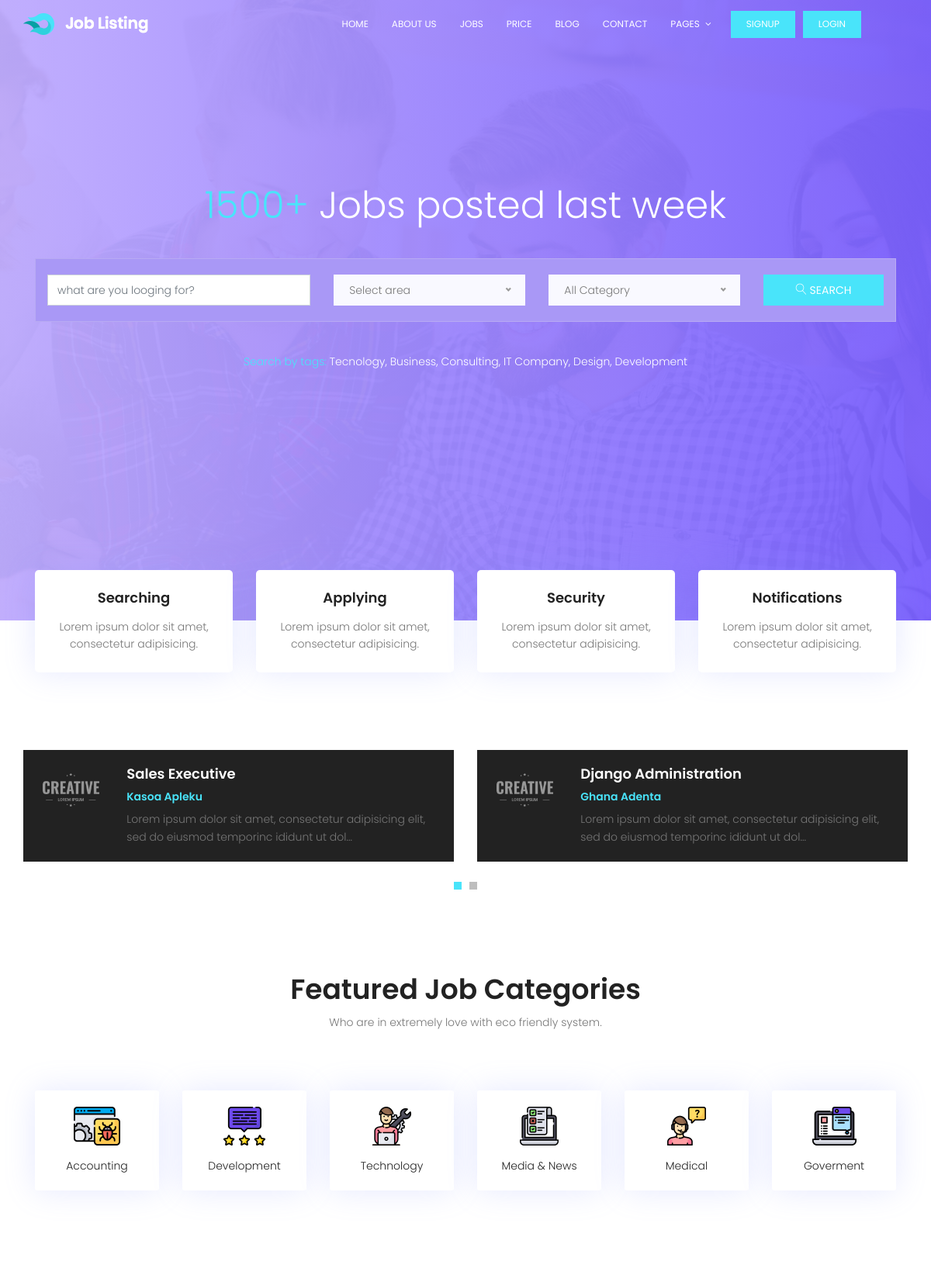
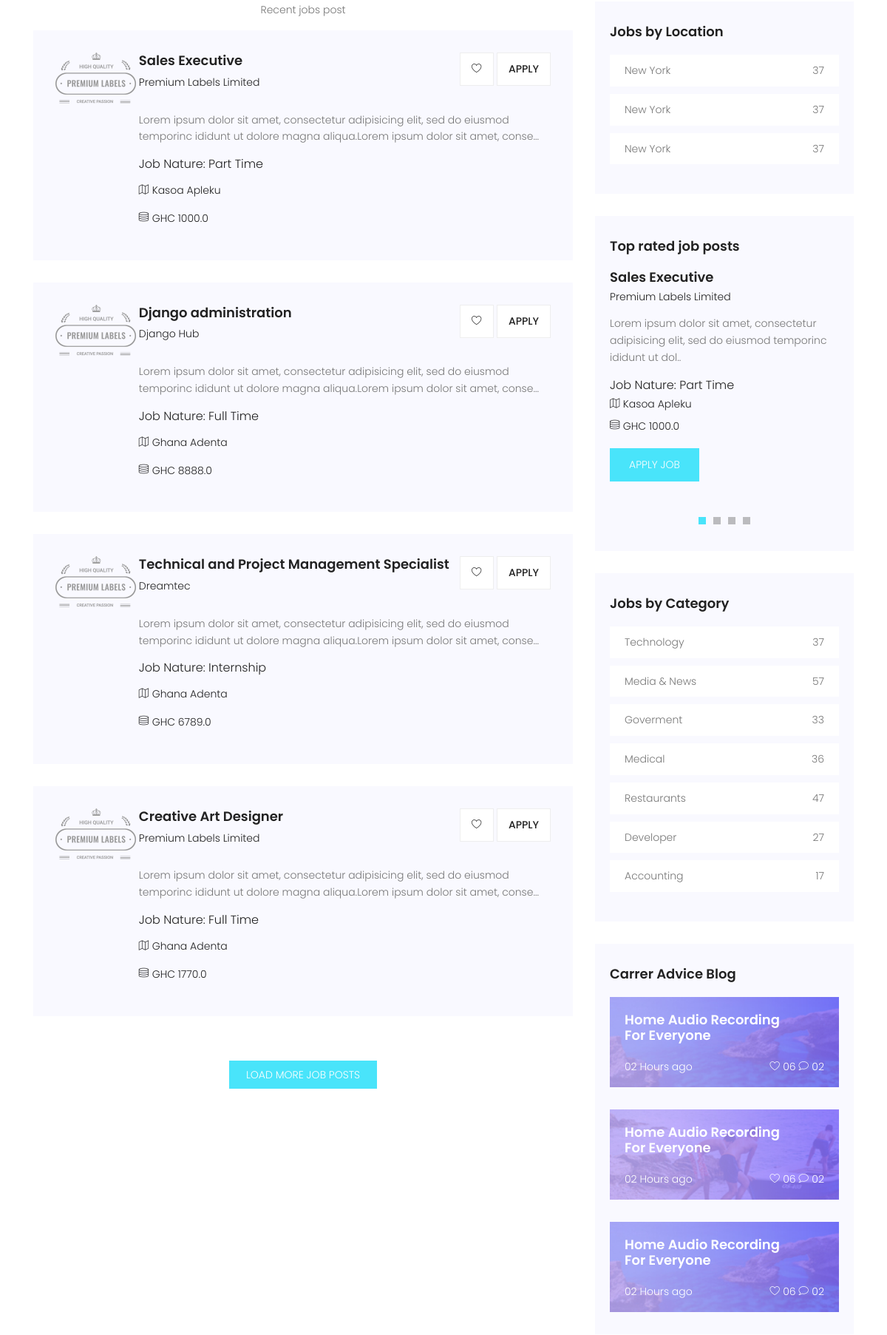
The page / (upper part) on the database its author committed (2 pictures, top to bottom).
### portal/models.py (models this page shows, shortened)
class Job(models.Model):
    company_name = models.CharField(max_length=200)
    job_title = models.CharField(max_length=200)
    company_email = models.EmailField(blank=True, null=True)
    thumbnail = models.ImageField(upload_to='jobs_img', blank=True, null=True)
    category = models.CharField(max_length=200)
    job_type = models.CharField(max_length=20, choices=_job_Type, default=1)
    description = RichTextField()
    location = models.CharField(max_length=150)
    salary = models.FloatField(blank=True, null=True)
    application_url = models.URLField(blank=True, null=True)
    slug = models.SlugField(blank=True, null=True)
    created = models.DateTimeField(auto_now_add=True)
    featured = models.BooleanField(default=False)
    approved = models.BooleanField(default=True)
    class Meta:
        ordering = ['-created']

### portal/views.py (the view)
# urls.py: path('', homePage, name="home"),
def homePage(request):
    jobs = Job.objects.filter(approved=True).order_by('-created')
    context = {
        'jobs': jobs
    }
    return render(request, 'portal/index.html', context)

### templates/portal/index.html (shortened to what this page needs)
{% extends 'base.html' %}
{% load static %}
{% block content %}
			<section class="banner-area relative" id="home">
				<div class="container">
					<div class="row fullscreen d-flex align-items-center justify-content-center">
						<div class="banner-content col-lg-12">
							<h1 class="text-white">
								<span>1500+</span> Jobs posted last week
							</h1>
							<form action="search.html" class="serach-form-area">
								<div class="row justify-content-center form-wrap">
									<div class="col-lg-4 form-cols">
										<input type="text" class="form-control" name="search" placeholder="what are you looging for?">
									</div>
									<div class="col-lg-3 form-cols">
										<div class="default-select" id="default-selects">
										</div>
									</div>
									<div class="col-lg-3 form-cols">
										<div class="default-select" id="default-selects2">
										</div>
									</div>
									<div class="col-lg-2 form-cols">
									    <button type="button" class="btn btn-info">
									      <span class="lnr lnr-magnifier"></span> Search
									    </button>
									</div>
								</div>
							</form>
							<p class="text-white"> <span>Search by tags:</span> Tecnology, Business, Consulting, IT Company, Design, Development</p>
						</div>
					</div>
				</div>
			</section>
			<section class="features-area">
				<div class="container">
					<div class="row">
						<div class="col-lg-3 col-md-6">
							<div class="single-feature">
								<h4>Searching</h4>
								<p>
									Lorem ipsum dolor sit amet, consectetur adipisicing.
								</p>
							</div>
						</div>
						<div class="col-lg-3 col-md-6">
							<div class="single-feature">
								<h4>Applying</h4>
								<p>
									Lorem ipsum dolor sit amet, consectetur adipisicing.
								</p>
							</div>
						</div>
						<div class="col-lg-3 col-md-6">
							<div class="single-feature">
								<h4>Security</h4>
								<p>
									Lorem ipsum dolor sit amet, consectetur adipisicing.
								</p>
							</div>
						</div>
						<div class="col-lg-3 col-md-6">
							<div class="single-feature">
								<h4>Notifications</h4>
								<p>
									Lorem ipsum dolor sit amet, consectetur adipisicing.
								</p>
							</div>
						</div>
					</div>
				</div>
			</section>
			<section class="popular-post-area pt-100">
				<div class="container">
					<div class="row align-items-center">
						<div class="active-popular-post-carusel">
							{% for job in jobs %}
							{% if job.featured == True %}
							<div class="single-popular-post d-flex flex-row">
								<div class="thumb">
									<img class="img-fluid" src="{% static 'img/p1.png' %}" alt="">
								</div>
								<div class="details">
									<a href="{% url 'detail' job.slug %}"><h4>{{job.job_title|title}}</h4></a>
									<h6>{{job.location}}</h6>
									<p>
									{{job.description|slice:":100"|safe}}...
									</p>
								</div>
							</div>
							{% endif %}
							{% endfor %}
						</div>
					</div>
				</div>
			</section>
			<section class="feature-cat-area pt-100" id="category">
				<div class="container">
					<div class="row d-flex justify-content-center">
						<div class="menu-content pb-60 col-lg-10">
							<div class="title text-center">
								<h1 class="mb-10">Featured Job Categories</h1>
								<p>Who are in extremely love with eco friendly system.</p>
							</div>
						</div>
					</div>
					<div class="row">
						<div class="col-lg-2 col-md-4 col-sm-6">
							<div class="single-fcat">
								<a href="category.html">
									<img src="{% static 'img/o1.png' %}" alt="">
								</a>
								<p>Accounting</p>
							</div>
						</div>
						<div class="col-lg-2 col-md-4 col-sm-6">
							<div class="single-fcat">
								<a href="category.html">
									<img src="{% static 'img/o2.png' %}" alt="">
								</a>
								<p>Development</p>
							</div>
						</div>
						<div class="col-lg-2 col-md-4 col-sm-6">
							<div class="single-fcat">
								<a href="category.html">
									<img src="{% static 'img/o3.png' %}" alt="">
								</a>
								<p>Technology</p>
							</div>
						</div>
						<div class="col-lg-2 col-md-4 col-sm-6">
							<div class="single-fcat">
								<a href="category.html">
									<img src="{% static 'img/o4.png' %}" alt="">
								</a>
								<p>Media & News</p>
							</div>
						</div>
						<div class="col-lg-2 col-md-4 col-sm-6">
							<div class="single-fcat">
								<a href="category.html">
									<img src="{% static 'img/o5.png' %}" alt="">
								</a>
								<p>Medical</p>
							</div>
						</div>
						<div class="col-lg-2 col-md-4 col-sm-6">
							<div class="single-fcat">
								<a href="category.html">
									<img src="{% static 'img/o6.png' %}" alt="">
								</a>
								<p>Goverment</p>
							</div>
						</div>
					</div>
				</div>
			</section>
			<section class="post-area section-gap">
				<div class="container">
					<div class="row justify-content-center d-flex">
						<div class="col-lg-8 post-list">
							<p class="text-center">Recent jobs post</p>
							{% for job in jobs|slice:":6" %}
							<div class="single-post d-flex flex-row">
								<div class="thumb">
									<img src="{% static 'img/post.png' %}" alt="">
								</div>
								<div class="details">
									<div class="title d-flex flex-row justify-content-between">
										<div class="titles">
											<a href="{% url 'detail' job.slug %}"><h4>{{job.job_title}}</h4></a>
											<h6>{{job.company_name}}</h6>
										</div>
										<ul class="btns">
											<li><a href="{% url 'detail' job.slug %}"><span class="lnr lnr-heart"></span></a></li>
											<li><a href="{% url 'detail' job.slug %}">Apply</a></li>
										</ul>
									</div>
									<p>
									{{job.description|slice:":150"|safe}}...
									</p>
									<h5>Job Nature: {{job.job_type}}</h5>
									<p class="address"><span class="lnr lnr-map"></span> {{job.location}}</p>
									{% if job.salary %}
									<p class="address"><span class="lnr lnr-database"></span> GHC {{job.salary}}</p>
									{% endif %}
								</div>
							</div>
							{% endfor %}
							<a class="text-uppercase loadmore-btn mx-auto d-block" href="category.html">Load More job Posts</a>
						</div>
						<div class="col-lg-4 sidebar">
							<div class="single-slidebar">
								<h4>Jobs by Location</h4>
								<ul class="cat-list">
									<li><a class="justify-content-between d-flex" href="category.html"><p>New York</p><span>37</span></a></li>
									<li><a class="justify-content-between d-flex" href="category.html"><p>New York</p><span>37</span></a></li>
									<li><a class="justify-content-between d-flex" href="category.html"><p>New York</p><span>37</span></a></li>
								</ul>
							</div>
							<div class="single-slidebar">
								<h4>Top rated job posts</h4>
								<div class="active-relatedjob-carusel">
								{% for job in jobs|slice:":4" %}
									<div class="single-rated">
										<a href="{% url 'detail' job.slug %}"><h4>{{job.job_title|title}}</h4></a>
										<h6>{{job.company_name|title}}</h6>
										<p>
										{{job.description|slice:":100"|safe}}..
										</p>
										<h5>Job Nature: {{job.job_type}}</h5>
										<p class="address"><span class="lnr lnr-map"></span> {{job.location}}</p>
										{% if job.salary %}
										<p class="address"><span class="lnr lnr-database"></span> GHC {{job.salary}}</p>
										{% endif %}
										<a href="{% url 'detail' job.slug %}" class="btns text-uppercase">Apply job</a>
									</div>
								{% endfor %}
								</div>
							</div>
							<div class="single-slidebar">
								<h4>Jobs by Category</h4>
								<ul class="cat-list">
									<li><a class="justify-content-between d-flex" href="category.html"><p>Technology</p><span>37</span></a></li>
									<li><a class="justify-content-between d-flex" href="category.html"><p>Media & News</p><span>57</span></a></li>
									<li><a class="justify-content-between d-flex" href="category.html"><p>Goverment</p><span>33</span></a></li>
									<li><a class="justify-content-between d-flex" href="category.html"><p>Medical</p><span>36</span></a></li>
									<li><a class="justify-content-between d-flex" href="category.html"><p>Restaurants</p><span>47</span></a></li>
									<li><a class="justify-content-between d-flex" href="category.html"><p>Developer</p><span>27</span></a></li>
									<li><a class="justify-content-between d-flex" href="category.html"><p>Accounting</p><span>17</span></a></li>
								</ul>
							</div>
							<div class="single-slidebar">
								<h4>Carrer Advice Blog</h4>
								<div class="blog-list">
									<div class="single-blog " style="background:#000 url({% static 'img/blog1.jpg' %});">
										<a href="single.html"><h4>Home Audio Recording <br>
										For Everyone</h4></a>
										<div class="meta justify-content-between d-flex">
											<p>
												02 Hours ago
											</p>
											<p>
												<span class="lnr lnr-heart"></span>
												06
												 <span class="lnr lnr-bubble"></span>
												02
											</p>
										</div>
									</div>
									<div class="single-blog " style="background:#000 url(img/blog2.jpg);">
										<a href="single.html"><h4>Home Audio Recording <br>
										For Everyone</h4></a>
										<div class="meta justify-content-between d-flex">
											<p>
												02 Hours ago
											</p>
											<p>
												<span class="lnr lnr-heart"></span>
												06
												 <span class="lnr lnr-bubble"></span>
												02
											</p>
										</div>
									</div>
									<div class="single-blog " style="background:#000 url({% static 'img/blog1.jpg' %});">
										<a href="single.html"><h4>Home Audio Recording <br>
										For Everyone</h4></a>
										<div class="meta justify-content-between d-flex">
											<p>
												02 Hours ago
											</p>
											<p>
												<span class="lnr lnr-heart"></span>
												06
												 <span class="lnr lnr-bubble"></span>
												02
											</p>
										</div>
									</div>
								</div>
							</div>
						</div>
					</div>
				</div>
			</section>
{% endblock content %}

### rows shown on the page
Job: featured True (drawn), job_title "Sales Executive", location "Kasoa Apleku", description "Lorem ipsum dolor sit amet, consectetur adipisicing elit, sed do eiusmod temporinc ididunt ut dol", company_name "Premium Labels Limited", description "Lorem ipsum dolor sit amet, consectetur adipisicing elit, sed do eiusmod temporinc ididunt ut dolore magna aliqua.Lorem ipsum dolor sit amet, conse", job_type "Part Time", salary "1000.0"
Job: featured True (drawn), job_title "Django Administration", location "Ghana Adenta", description "Lorem ipsum dolor sit amet, consectetur adipisicing elit, sed do eiusmod temporinc ididunt ut dol", job_title "Django administration", company_name "Django Hub", description "Lorem ipsum dolor sit amet, consectetur adipisicing elit, sed do eiusmod temporinc ididunt ut dolore magna aliqua.Lorem ipsum dolor sit amet, conse", job_type "Full Time", salary "8888.0"
Job: job_title "Technical and Project Management Specialist", company_name "Dreamtec", description "Lorem ipsum dolor sit amet, consectetur adipisicing elit, sed do eiusmod temporinc ididunt ut dolore magna aliqua.Lorem ipsum dolor sit amet, conse", job_type "Internship", location "Ghana Adenta", salary "6789.0"
Job: job_title "Creative Art Designer", company_name "Premium Labels Limited", description "Lorem ipsum dolor sit amet, consectetur adipisicing elit, sed do eiusmod temporinc ididunt ut dolore magna aliqua.Lorem ipsum dolor sit amet, conse", job_type "Full Time", location "Ghana Adenta", salary "1770.0"
